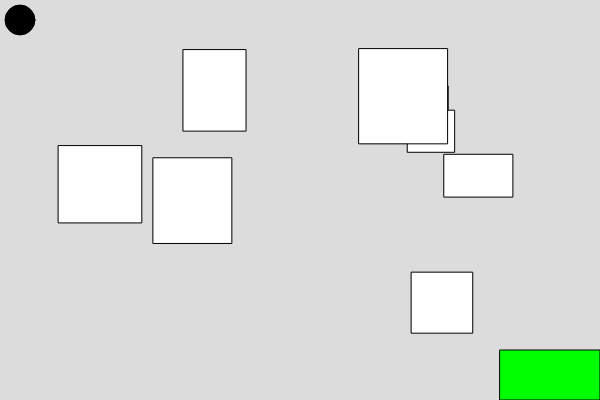
Frame 1 (no input)
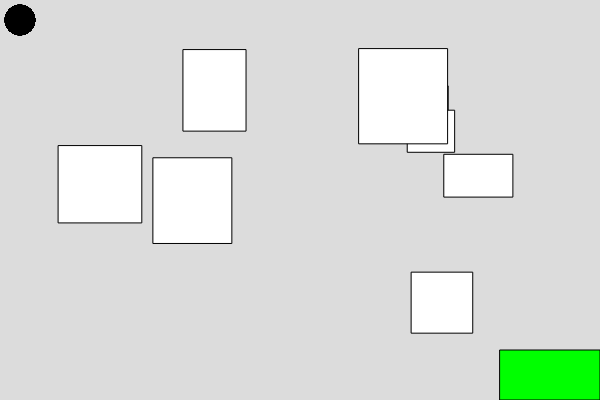
Frame 60 (no input)
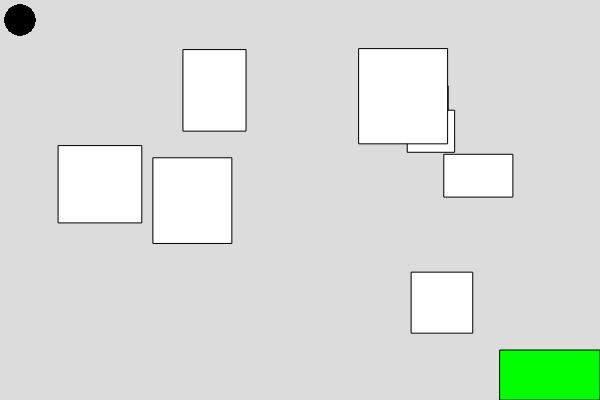
Frame 120 (the mouse pressed at the canvas centre since frame 60)

The p5.js sketch that drew these frames (run headless with seeded random() and noise() and a simulated clock; from frame 60 on, the mouse is pressed at the canvas centre):

// p5.js sketch
// ── sketch.js
// https://nls019.github.io/csci201_final/
var playerRef;
var boxes = [];
var finish;
function setup() {
  createCanvas(600, 400);
  background(220);
  fill(255);
  for (numBoxes = 0; numBoxes < 8; numBoxes++) {
    boxes[numBoxes] = new Box(random(30, 500), random(30, 300), random(30, 100), random(30, 100), 'obstacle');
  }
  fill(0, 255, 0);
  finish = new Box(500,350,100,50, 'finish');
  playerRef = new Player(20, 20);
}

function draw() {
  playerRef.display();
  if (keyIsDown(LEFT_ARROW)) {
    playerRef.playerX -= 5;
  }
  else if (keyIsDown(RIGHT_ARROW)) {
    playerRef.playerX += 5;
  }
  else if (keyIsDown(UP_ARROW)) {
    playerRef.playerY -= 5;
  }
  else if (keyIsDown(DOWN_ARROW)) {
    playerRef.playerY += 5;
  }
  
  for (i = 0; i < boxes.length; i++) {
    boxes[i].checkCollision(playerRef.playerX, playerRef.playerY);
  }
  finish.checkCollision(playerRef.playerX, playerRef.playerY);
}

class Player {
  constructor(playerX, playerY) {
    this.playerX = playerY;
    this.playerY = playerY;
    
  }
  
  display() {
    fill(0);
    ellipse(this.playerX, this.playerY, 30);
  }
  
  restart() {
    this.playerX = 20;
    this.playerY = 20;
    clear();
    background(220);
    fill(255);
    for (numBoxes = 0; numBoxes < 5; numBoxes++) {
      boxes[numBoxes] = new Box(random(50, 500), random(50, 300), random(10, 100), random(10, 100));
    }
    fill(0, 255, 0);
    finish = new Box(500,350,100,50, 'finish');
  }
  
  win() {
    clear();
    textSize(32);
    text('You win!', 300, 200);
  }
}

class Box {
  constructor(initialX, initialY, width, height, id) {
    this.x = initialX;
    this.y = initialY;
    this.width = width;
    this.height = height;
    this.id = id;
    rect(this.x, this.y, this.width, this.height);
  }
  
  checkCollision(playerX, playerY) {
    if (playerX + 15 >= (this.x - this.width / 2) && playerX - 15 <= (this.x + this.width / 2) && playerY + 15 >= (this.y - this.height / 2) && playerY - 15 <= (this.y + this.height / 2)) {
      if (this.id === 'finish') {
        playerRef.win();
      }
      else {
        playerRef.restart();
      }
    }
  }
}
